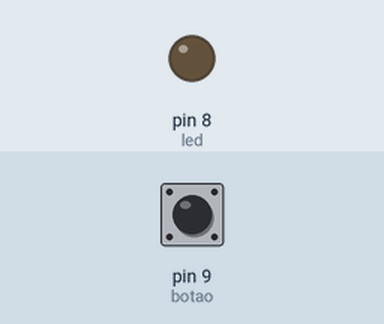
Bench run of a sketch on a simulated Arduino Uno, built with avr-gcc and run on an emulated ATmega328P. On the bench: output pins drawn as LEDs (lit = HIGH). The test bench sets the inputs (shaded band); at power-on: pin 9 (botao) HIGH.

Above: at 1.2 s.
1.3 s: pin 9 (botao) pulled LOW for 3.2 s
At 2.2 s:
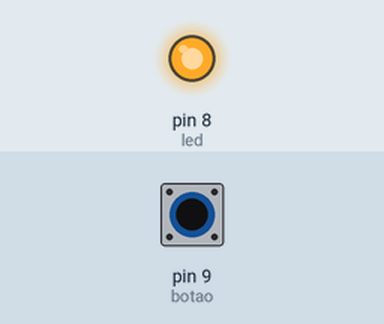
7.5 s: pin 9 (botao) pulled LOW for 0.15 s
At 8.1 s:
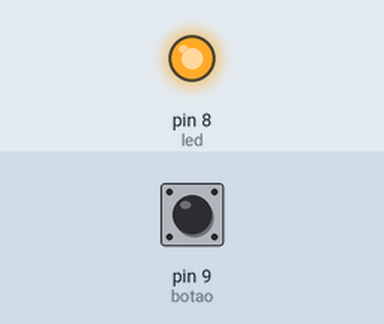
10.6 s: pin 9 (botao) pulled LOW for 1 s
At 14.0 s:
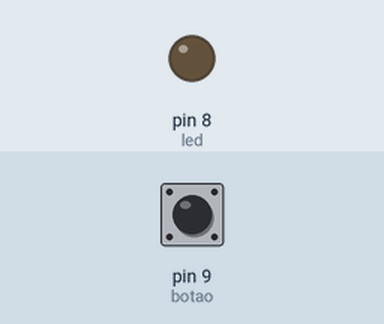
Timing chart, 0 to 15.5 s (numbered marks = the images above; inputs shaded):
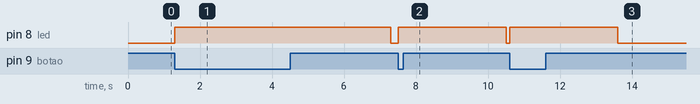

Measured:
- after the input at 1.3 s, pin 8 (led): LOW → HIGH at once, → LOW 6.0 s later
- after the input at 7.5 s, pin 8 (led): LOW → HIGH at once, → LOW 3.0 s later
- after the input at 10.6 s, pin 8 (led): LOW → HIGH at once, → LOW 3.0 s later

The sketch:

codigo.ino
```cpp
int led = 8;
int botao = 9;

void setup()
{
  pinMode(led, OUTPUT);
  pinMode(botao, INPUT_PULLUP);
}

void loop()
{
  if (digitalRead(botao) == LOW) {
    digitalWrite(led, HIGH);
    delay(3000);
    digitalWrite(led, LOW);
  }

}
```
